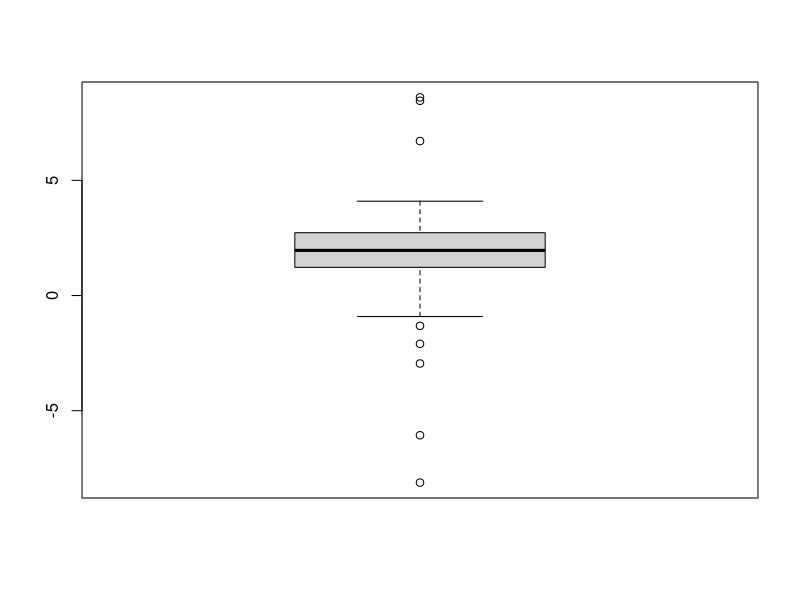
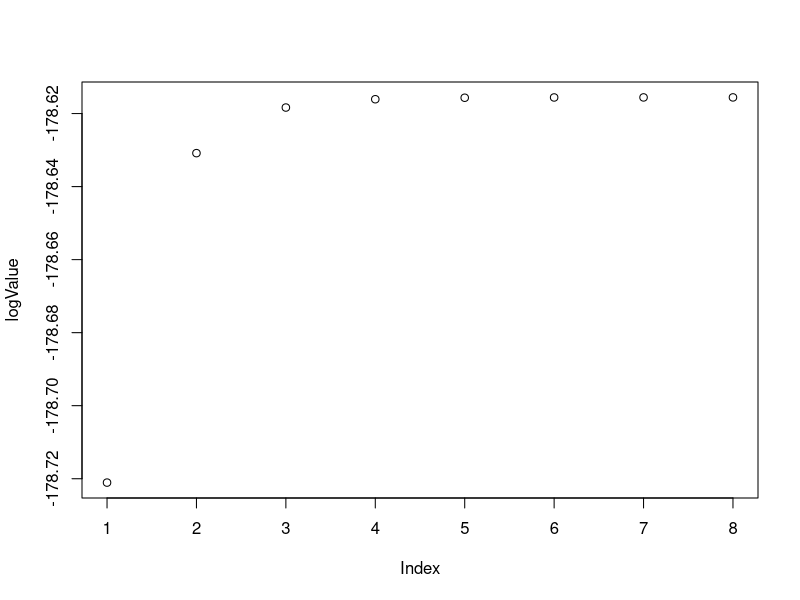

R code for these plots, in order:
generateProf <- function(mu,sigma, pii, a, N){
  # Solution avec boucle donc moins bien
  #for(1 = 1:N){
   # y[i] <- sample(c(1,0), size=1, prob = c(pi, 1-pi))
    #if(y[i] == 1){
     # x[i] <- rnorm(1, mu, sigma)
    #} else {
     # x[i] <- runif(1,min=-a, max=a)
    #}
  #}
  
  # Solution sans boucle optimale
  N1 <- rbinom(1, size=N, prob = pii)
  x1 <- rnorm(N1, mu, sigma)
  x2 <- runif(N-N1, min=-a, max=a)
  
  return(c(x1,x2))
}

theta <- c(2,1,0.9)
a <- 10
N <- 100
precision <- 10e-6
go_on = TRUE

myData <- generateProf(theta[1], theta[2],theta[3], a, N)
boxplot(myData)

# === EM Algorithm ===

logValue <- sum(log(dnorm(myData, mean = theta[1], sd = theta[2], log = FALSE)*theta[3]+(1-theta[3])*(1/(2*a))))

while(go_on){
  # E step :
  up <- dnorm(myData, mean = theta[1], sd = theta[2], log = FALSE)*theta[3]
  down <- up + (1/(2*a))*(1-theta[3])
  y <- up/down
  
  # M step :
  theta[1] <- sum(y*myData)/sum(y)                 # mu
  theta[2] <- sqrt((sum(y*(myData-theta[1])^2))/sum(y))  # sigma
  theta[3] <- mean(y)   # pi
  
  #L(theta)
  newValue <- sum(log(dnorm(myData, mean = theta[1], sd = theta[2], log = FALSE)*theta[3]+(1-theta[3])*(1/(2*a))))

  if(newValue - logValue[length(logValue)] < precision ){
    go_on = FALSE
  }
  logValue <- c(logValue, newValue)
}

plot(logValue)
